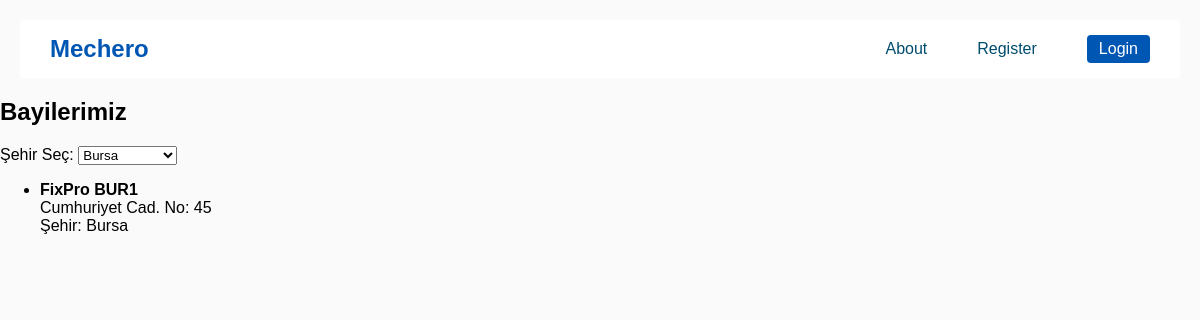
/dealerships/?city_id=4, run on the app's committed database.
### app/models.py (models this page shows)
class Dealership(db.Model):
    __tablename__ = 'dealerships'
    id = db.Column(db.Integer, primary_key=True)
    name = db.Column(db.String(100), nullable=False)
    street = db.Column(db.String(100), nullable=False)
    number = db.Column(db.String(10), nullable=False)
    latitude = db.Column(db.Float, nullable=True)
    longitude = db.Column(db.Float, nullable=True)
    city_id = db.Column(db.Integer, db.ForeignKey('cities.id'), nullable=False)

class City(db.Model):
    __tablename__ = 'cities'
    id = db.Column(db.Integer, primary_key=True)
    name = db.Column(db.String(100), unique=True, nullable=False)
    dealerships = db.relationship('Dealership', backref='city', lazy=True)

### app/routes/dealership_routes.py (the view)
@bp.route('/')
def list_dealerships():
    city_id = request.args.get('city_id')  # GET parametresiyle gelen city_id alınır
    cities = City.query.all()  # dropdown için tüm şehirler alınır
    if city_id:
        dealerships = Dealership.query.filter_by(city_id=city_id).all()
    else:
        dealerships = Dealership.query.all()
    return render_template(
        'dealership/list.html',
        dealerships=dealerships,
        cities=cities,
        selected_city_id=city_id  # sayfada hangi şehir seçilmişti hatırlamak için
    )

### app/templates/dealership/list.html (shortened to what this page needs)
{% extends "layout/base_guest.html" %}
{% block content %}
<h2>Bayilerimiz</h2>
<form method="GET" action="{{ url_for('dealership.list_dealerships') }}">
  <label for="city">Şehir Seç:</label>
  <select name="city_id" id="city" onchange="this.form.submit()">
      {% for city in cities %}
          <option value="{{ city.id }}" {% if city.id|string == selected_city_id %}selected{% endif %}>
              {{ city.name }}
          </option>
      {% endfor %}
  </select>
</form>
{% if dealerships %}
  <ul>
    {% for d in dealerships %}
      <li>
        <strong>{{ d.name }}</strong><br>
        {{ d.street }} No: {{ d.number }}<br>
        Şehir: {{ d.city.name }}
      </li>
    {% endfor %}
  </ul>
{% else %}
  <p>Seçilen şehirde bayi bulunamadı.</p>
{% endif %}
{% endblock %}

### app/static/style.css (style rules this page uses)
body { margin: 0; background-color: #fafafa; font-family: Arial, sans-serif; }

### data on the page
Dealership: name "FixPro BUR1", street "Cumhuriyet Cad.", number "45", city.name "Bursa"

### other printed values
form field city_id "Bursa"
